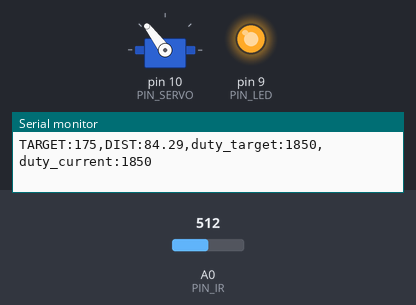
Simulated run of this sketch. Board: Arduino Uno, built with avr-gcc and run on an emulated ATmega328P. Shown: servo, output pins drawn as LEDs (lit = HIGH), the last lines printed to the serial monitor. Inputs (shaded band) come from the test bench; at power-on: A0 (PIN_IR) = 512.

Above: at 1.2 s.
1.3 s: A0 (PIN_IR) set to 336
4.3 s: A0 (PIN_IR) set to 323
At 6.4 s:
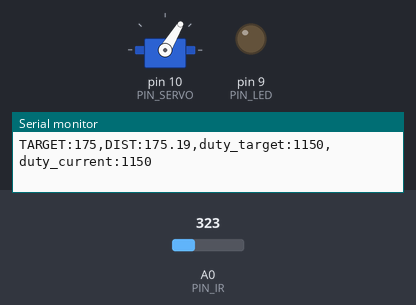
7.3 s: A0 (PIN_IR) set to 511
At 7.46 s:
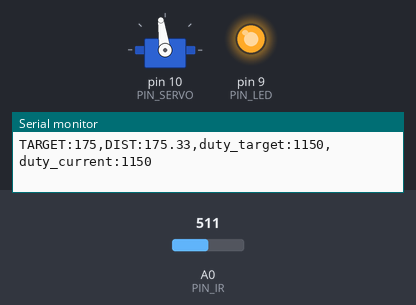
10.3 s: A0 (PIN_IR) set to 306
At 11.16 s:
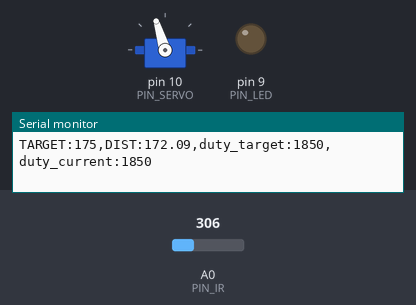
13.3 s: A0 (PIN_IR) set to 10
14.8 s: A0 (PIN_IR) set to 7
At 15.26 s:
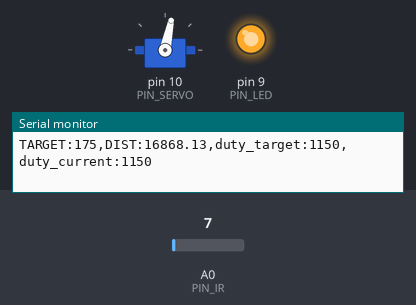
Timing chart, 0 to 17.8 s (numbered marks = the images above; inputs shaded):
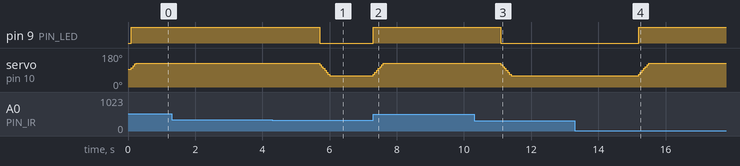

The sketch:

22_bbc_20243022.ino
```cpp
#include <Servo.h>

// Arduino pin assignment
#define PIN_LED   9
#define PIN_SERVO 10
#define PIN_IR    A0

// Event interval parameters
#define _INTERVAL_DIST    100   // Distance sensor sampling interval (ms)
#define _INTERVAL_SERVO   50    // Servo adjustment interval (ms)
#define _INTERVAL_SERIAL  500   // Serial output interval (ms)

// EMA filter configuration for the IR distance sensor
#define _EMA_ALPHA 0.2          // Exponential moving average factor (0.2 is moderate smoothing)

// Servo adjustment - Set _DUTY_MAX, _NEU, _MIN with your own numbers
#define _DUTY_MAX 2000          // Maximum servo pulse width (us)
#define _DUTY_NEU 1500          // Neutral servo pulse width (us)
#define _DUTY_MIN 1000          // Minimum servo pulse width (us)

#define _SERVO_ANGLE_DIFF 45    // Difference in servo angles (degrees)
#define _SERVO_SPEED 90         // Servo speed (degrees per second)

#define _BANGBANG_RANGE 350     // Bang-bang control range (us)

// Target Distance
#define _DIST_TARGET 175        // Target distance (mm)

// Global variables
Servo myservo;

float dist_ema = 0.0;           // Filtered distance measurement (mm)
int duty_change_per_interval;   // Maximum duty change per interval
int duty_target;                // Target servo duty cycle
int duty_current;               // Current servo duty cycle
int duty_adj;                   // Adjustment level (not used in this implementation)

unsigned long last_sampling_time_dist = 0;   // Distance sensor sampling timestamp
unsigned long last_sampling_time_servo = 0;  // Servo adjustment timestamp
unsigned long last_sampling_time_serial = 0; // Serial output timestamp

bool event_dist = false, event_servo = false, event_serial = false;

void setup() {
  // Initialize GPIO pins
  pinMode(PIN_LED, OUTPUT);
  myservo.attach(PIN_SERVO);

  duty_target = duty_current = _DUTY_NEU;
  myservo.writeMicroseconds(duty_current);

  // Initialize serial port
  Serial.begin(9600);

  // Convert angular speed into duty change per interval
  duty_change_per_interval =
    (float)(_DUTY_MAX - _DUTY_MIN) * ((float)_SERVO_SPEED / _SERVO_ANGLE_DIFF) * (_INTERVAL_SERVO / 1000.0);
}

void loop() {
  unsigned long time_curr = millis();

  // Wait until the next event time
  if (time_curr >= (last_sampling_time_dist + _INTERVAL_DIST)) {
    last_sampling_time_dist += _INTERVAL_DIST;
    event_dist = true;
  }
  if (time_curr >= (last_sampling_time_servo + _INTERVAL_SERVO)) {
    last_sampling_time_servo += _INTERVAL_SERVO;
    event_servo = true;
  }
  if (time_curr >= (last_sampling_time_serial + _INTERVAL_SERIAL)) {
    last_sampling_time_serial += _INTERVAL_SERIAL;
    event_serial = true;
  }

  if (event_dist) {
    float dist_filtered; // Filtered distance
    event_dist = false;

    // Get a distance reading from the distance sensor
    dist_filtered = volt_to_distance(ir_sensor_filtered(10, 0.5, 0));
    dist_ema = _EMA_ALPHA * dist_filtered + (1.0 - _EMA_ALPHA) * dist_ema;

    // Bang-bang control
    if (dist_ema > _DIST_TARGET) {
      duty_target = _DUTY_NEU - _BANGBANG_RANGE;
      digitalWrite(PIN_LED, LOW);
    } else if (dist_ema < _DIST_TARGET) {
      duty_target = _DUTY_NEU + _BANGBANG_RANGE;
      digitalWrite(PIN_LED, HIGH);
    }
  }

  if (event_servo) {
    event_servo = false;

    // Adjust duty_current toward duty_target
    if (duty_target > duty_current) {
      duty_current += duty_change_per_interval;
      if (duty_current > duty_target)
        duty_current = duty_target;
    } else if (duty_target < duty_current) {
      duty_current -= duty_change_per_interval;
      if (duty_current < duty_target)
        duty_current = duty_target;
    }

    // Servo arm protection
    if (duty_current < _DUTY_MIN)
      duty_current = _DUTY_MIN;
    else if (duty_current > _DUTY_MAX)
      duty_current = _DUTY_MAX;

    // Update servo position
    myservo.writeMicroseconds(duty_current);
  }

  if (event_serial) {
    event_serial = false;

    // Output the read value to the serial port
    Serial.print("TARGET:"); Serial.print(_DIST_TARGET);
    Serial.print(",DIST:"); Serial.print(dist_ema);
    Serial.print(",duty_target:"); Serial.print(duty_target);
    Serial.print(",duty_current:"); Serial.println(duty_current);
  }
}

float volt_to_distance(int a_value) {
  // Convert analog reading to distance (example equation, replace with actual calibration data)
  return (6762.0 / (a_value - 9) - 4.0) * 10.0;
}

int compare(const void *a, const void *b) {
  return (*(unsigned int *)a - *(unsigned int *)b);
}

unsigned int ir_sensor_filtered(unsigned int n, float position, int verbose) {
  unsigned int *ir_val, ret_val;
  unsigned int start_time;

  if (verbose >= 2)
    start_time = millis();

  if ((n == 0) || (n > 100) || (position < 0.0) || (position > 1))
    return 0;

  if (position == 1.0)
    position = 0.999;

  ir_val = (unsigned int *)malloc(sizeof(unsigned int) * n);
  if (ir_val == NULL)
    return 0;

  for (int i = 0; i < n; i++) {
    ir_val[i] = analogRead(PIN_IR);
  }

  qsort(ir_val, n, sizeof(unsigned int), compare);
  ret_val = ir_val[(unsigned int)(n * position)];
  free(ir_val);

  return ret_val;
}
```

Measured:
- the behaviour switches between 324 and 323 on A0 (PIN_IR) (found by bisection; images 0 and 1)
- the behaviour switches between 9 and 8 on A0 (PIN_IR) (found by bisection; images 3 and 4)
- after the input at 4.3 s, pin 9 (PIN_LED): HIGH → LOW after 1.4 s; servo on pin 10 (PIN_SERVO): 127° → 59° after 1.4 s
- after the input at 7.3 s, pin 9 (PIN_LED): LOW → HIGH at once; servo on pin 10 (PIN_SERVO): 59° → 127° at once
- after the input at 10.3 s, pin 9 (PIN_LED): HIGH → LOW after 0.80 s; servo on pin 10 (PIN_SERVO): 127° → 59° after 0.80 s
- after the input at 14.8 s, pin 9 (PIN_LED): LOW → HIGH after 0.40 s; servo on pin 10 (PIN_SERVO): 59° → 127° after 0.40 s
